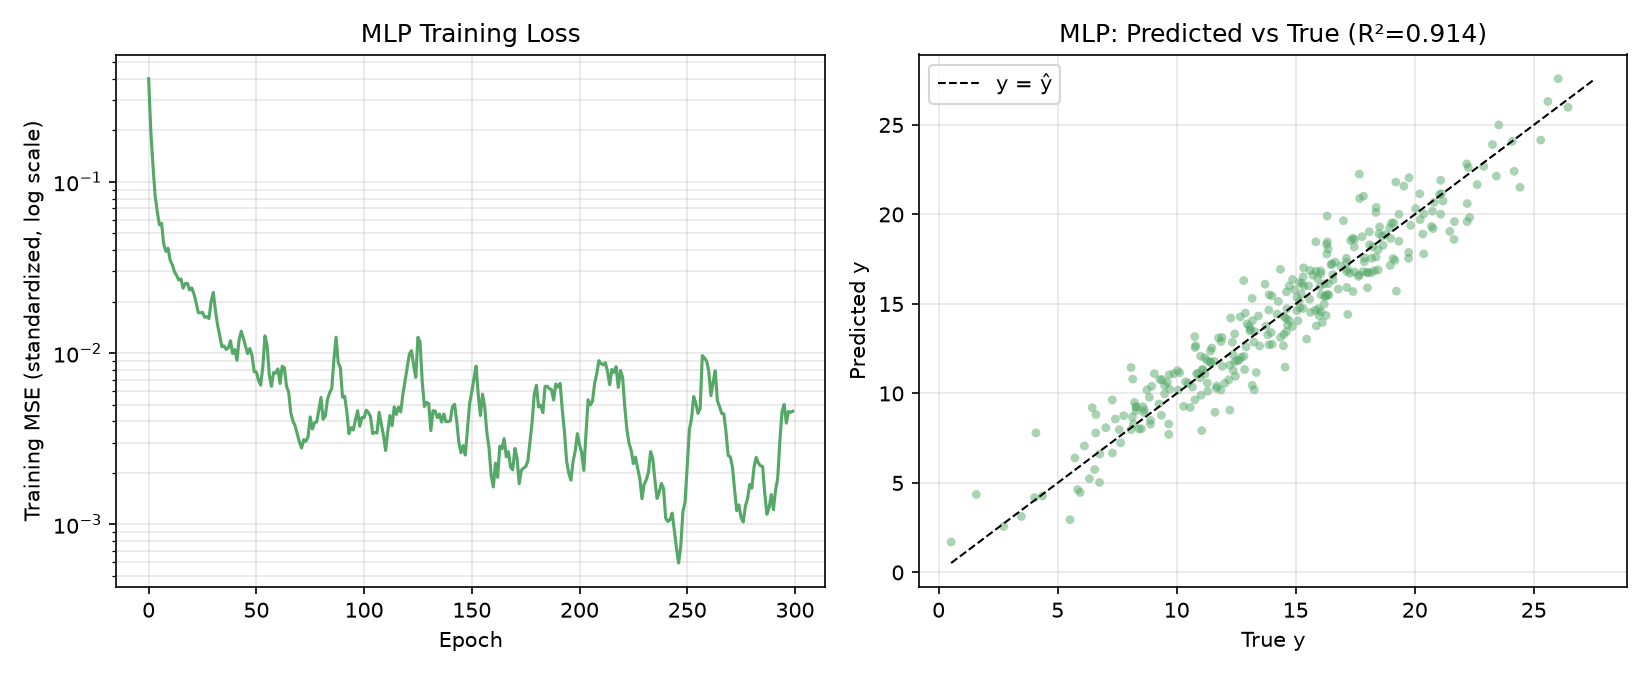

The Python source for this figure:
"""
增加隐藏层宽度
"""

import numpy as np
import torch
import torch.nn as nn
from sklearn.datasets import make_friedman1
from sklearn.model_selection import train_test_split
from sklearn.preprocessing import StandardScaler
from sklearn.metrics import mean_squared_error, r2_score
import matplotlib.pyplot as plt

torch.manual_seed(42)
np.random.seed(42)

# ---------------------------------------------------------------
# 01_一、机器学习深度学习基础知识问答. 数据生成（与任务 2.01_一、机器学习深度学习基础知识问答 完全相同，保证两次实验可比）
# ---------------------------------------------------------------
X, y = make_friedman1(n_samples=1500, n_features=10, noise=1.0, random_state=42)

# ---------------------------------------------------------------
# 2. 划分训练集 / 测试集（同样的 random_state）
# ---------------------------------------------------------------
X_train, X_test, y_train, y_test = train_test_split(
    X, y, test_size=0.2, random_state=42
)

# ---------------------------------------------------------------
# 3. 标准化（同任务 2.01_一、机器学习深度学习基础知识问答）
# ---------------------------------------------------------------
x_scaler = StandardScaler().fit(X_train)
y_scaler = StandardScaler().fit(y_train.reshape(-1, 1))

X_train_s = x_scaler.transform(X_train)
X_test_s = x_scaler.transform(X_test)
y_train_s = y_scaler.transform(y_train.reshape(-1, 1))
y_test_s = y_scaler.transform(y_test.reshape(-1, 1))

X_train_t = torch.tensor(X_train_s, dtype=torch.float32)
y_train_t = torch.tensor(y_train_s, dtype=torch.float32)
X_test_t = torch.tensor(X_test_s, dtype=torch.float32)
y_test_t = torch.tensor(y_test_s, dtype=torch.float32)

train_dataset = torch.utils.data.TensorDataset(X_train_t, y_train_t)
train_loader = torch.utils.data.DataLoader(train_dataset, batch_size=64, shuffle=True)

# ---------------------------------------------------------------
# 4. 模型定义：全连接神经网络（MLP）
#    结构：10 -> 64 (ReLU) -> 32 (ReLU) -> 01_一、机器学习深度学习基础知识问答
#    比线性模型多了两个隐藏层和非线性激活函数
# ---------------------------------------------------------------
class MLPModel(nn.Module):
    def __init__(self, in_features, hidden1=256, hidden2=128):
        super().__init__()
        self.net = nn.Sequential(
            nn.Linear(in_features, hidden1),
            nn.ReLU(),
            nn.Linear(hidden1, hidden2),
            nn.ReLU(),
            nn.Linear(hidden2, 1),
        )

    def forward(self, x):
        return self.net(x)


model = MLPModel(in_features=X_train.shape[1])
n_params = sum(p.numel() for p in model.parameters())
print(f"MLP 可训练参数量: {n_params}")

criterion = nn.MSELoss()
optimizer = torch.optim.Adam(model.parameters(), lr=0.005)

# ---------------------------------------------------------------
# 5. 训练
# ---------------------------------------------------------------
epochs = 300
loss_history = []

for epoch in range(1, epochs + 1):
    model.train()
    epoch_losses = []
    for xb, yb in train_loader:
        optimizer.zero_grad()
        pred = model(xb)
        loss = criterion(pred, yb)
        loss.backward()
        optimizer.step()
        epoch_losses.append(loss.item())
    loss_history.append(np.mean(epoch_losses))

    if epoch % 50 == 0:
        print(f"Epoch {epoch:3d} | Train MSE (standardized): {loss_history[-1]:.4f}")

# ---------------------------------------------------------------
# 6. 测试集评估（还原到原始 y 尺度）
# ---------------------------------------------------------------
model.eval()
with torch.no_grad():
    pred_test_s = model(X_test_t).numpy()

pred_test = y_scaler.inverse_transform(pred_test_s).ravel()

mse = mean_squared_error(y_test, pred_test)
rmse = np.sqrt(mse)
mae = np.mean(np.abs(y_test - pred_test))
r2 = r2_score(y_test, pred_test)

print("\n===== 测试集结果 (MLP) =====")
print(f"MSE : {mse:.4f}")
print(f"RMSE: {rmse:.4f}")
print(f"MAE : {mae:.4f}")
print(f"R^2 : {r2:.4f}")

# ---------------------------------------------------------------
# 7. 可视化
# ---------------------------------------------------------------
fig, axes = plt.subplots(1, 2, figsize=(11, 4.5))

axes[0].plot(loss_history, color="#55A868")
axes[0].set_yscale("log")
axes[0].set_xlabel("Epoch")
axes[0].set_ylabel("Training MSE (standardized, log scale)")
axes[0].set_title("MLP Training Loss")
axes[0].grid(alpha=0.3, which="both")

axes[1].scatter(y_test, pred_test, alpha=0.5, s=18, color="#55A868", edgecolor="none")
lims = [min(y_test.min(), pred_test.min()), max(y_test.max(), pred_test.max())]
axes[1].plot(lims, lims, "k--", linewidth=1, label="y = ŷ")
axes[1].set_xlabel("True y")
axes[1].set_ylabel("Predicted y")
axes[1].set_title(f"MLP: Predicted vs True (R²={r2:.3f})")
axes[1].legend()
axes[1].grid(alpha=0.3)

plt.tight_layout()
plt.savefig("增加隐藏层宽度.png", dpi=150)
plt.show()
